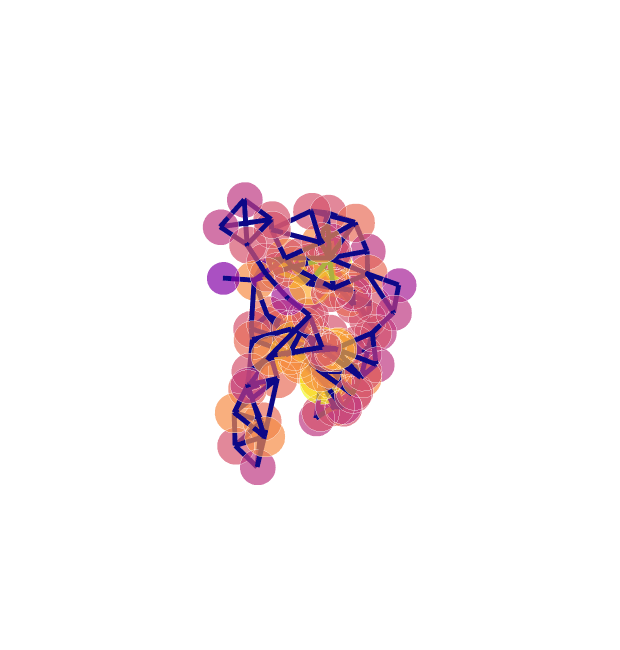

The code cell stored with this chart in its notebook:
### Code cell
#NBVAL_SKIP
# Quickly visualise a protein to see what the config looks like in practice
gp.plotly_protein_structure_graph(gp.construct_graph(pdb_code="1lds", config=graphein_config))

### Figure 1 — Plotly figure (JSON) as saved in the notebook; plotly's stock layout.template omitted (floating-point values rounded to 4 significant figures; data arrays with more than 128 entries replaced by an {"elided": "..."} marker saying what was removed)
{"data": [{"hoverinfo": "text+x+y+z", "marker": {"color": {"elided": "97x4 float values"}, "opacity": 0.7, "size": [23, 24, 26, 26, 26, 28, 26, 26, 26, 27, 26, 27, 26, 27, 27, 26, 25, 28, 28, 25, 27, 28, 29, 27, 29, 28, 28, 29, 28, 28, 30, 29, 26, 25, 25, 26, 26, 26, 26, 27, 31, 28, 26, 26, 27, 25, 27, 24, 25, 26, 25, 28, 26, 26, 26, 26, 27, 25, 26, 25, 26, 31, 28, 30, 28, 28, 28, 27, 29, 26, 26, 24, 24, 26, 25, 25, 26, 26, 28, 29, 29, 28, 28, 27, 27, 25, 26, 27, 24, 25, 26, 26, 26, 26, 26, 28, 23], "symbol": "circle"}, "mode": "markers", "text": ["A:MET:0", "A:ILE:1", "A:GLN:2", "A:ARG:3", "A:THR:4", "A:PRO:5", "A:LYS:6", "A:ILE:7", "A:GLN:8", "A:VAL:9", "A:TYR:10", "A:SER:11", "A:ARG:12", "A:HIS:13", "A:PRO:14", "A:ALA:15", "A:GLU:16", "A:ASN:17", "A:GLY:18", "A:LYS:19", "A:SER:20", "A:ASN:21", "A:PHE:22", "A:LEU:23", "A:ASN:24", "A:CYS:25", "A:TYR:26", "A:VAL:27", "A:SER:28", "A:GLY:29", "A:PHE:30", "A:HIS:31", "A:PRO:32", "A:SER:33", "A:ASP:34", "A:ILE:35", "A:GLU:36", "A:VAL:37", "A:ASP:38", "A:LEU:39", "A:LEU:40", "A:LYS:41", "A:ASN:42", "A:GLY:43", "A:GLU:44", "A:ARG:45", "A:ILE:46", "A:GLU:47", "A:LYS:48", "A:VAL:49", "A:GLU:50", "A:HIS:51", "A:SER:52", "A:ASP:53", "A:LEU:54", "A:SER:55", "A:PHE:56", "A:SER:57", "A:LYS:58", "A:ASP:59", "A:TRP:60", "A:SER:61", "A:PHE:62", "A:TYR:63", "A:LEU:64", "A:LEU:65", "A:TYR:66", "A:TYR:67", "A:THR:68", "A:GLU:69", "A:PHE:70", "A:THR:71", "A:PRO:72", "A:THR:73", "A:GLU:74", "A:LYS:75", "A:ASP:76", "A:GLU:77", "A:TYR:78", "A:ALA:79", "A:CYS:80", "A:ARG:81", "A:VAL:82", "A:ASN:83", "A:HIS:84", "A:VAL:85", "A:THR:86", "A:LEU:87", "A:SER:88", "A:GLN:89", "A:PRO:90", "A:LYS:91", "A:ILE:92", "A:VAL:93", "A:LYS:94", "A:TRP:95", "A:ASP:96"], "type": "scatter3d", "x": [14.65, 17.8, 18.96, 22.41, 23.51, 26.43, 29.9, 31.07, 34.69, 35.89, 39.5, 41.71, 44.07, 46.68, 46.99, 50.61, 50.84, 49.77, 50.77, 49.61, 46.01, 44.01, 40.71, 38.02, 36.6, 33.49, 33.5, 30.07, 30.29, 28.31, 24.85, 21.44, 19.05, 20.95, 18.71, 20.83, 21.64, 25.21, 26.71, 30.11, 29.88, 32.06, 31.28, 27.84, 27.07, 26.45, 29.16, 27.23, 30.18, 31.34, 33.24, 33.22, 30.49, 31.39, 28.84, 29.43, 28.21, 29.87, 27.1, 23.78, 22.83, 25.98, 26.62, 29.65, 29.92, 33.06, 32.04, 34.94, 36.1, 39.11, 39.3, 41.69, 41.26, 42.43, 42.92, 39.8, 37.29, 35.45, 34.61, 32.24, 30.06, 26.29, 24.44, 20.71, 19.56, 16.48, 18.55, 19.33, 16.43, 18.4, 21.02, 24.48, 27.27, 30.84, 33.45, 36.73, 39.66], "y": [-7.671, -8.707, -8.432, -9.14, -9.154, -6.794, -8.041, -6.173, -5.549, -3.508, -2.369, 0.548, 2.645, 5.359, 7.932, 7.782, 11.59, 11.73, 8.468, 9.504, 9.672, 6.435, 5.815, 3.226, 1.859, -0.105, -1.233, -2.484, -3.969, -5.448, -4.887, -4.282, -2.591, 0.551, 1.317, 0.703, 1.846, 1.697, 2.699, 2.47, 1.45, 2.065, -0.268, -0.895, 2.818, 4.425, 6.877, 10.01, 11.73, 9.87, 12.22, 10.12, 8.199, 7.439, 5.619, 4.28, 1.561, -0.587, -2.404, -0.578, -3.247, -3.311, -0.666, 0.026, 2.139, 3.17, 4.578, 5.823, 8.436, 9.212, 7.533, 6.777, 3.13, 1.75, -1.912, -1.574, -0.309, -2.48, -1.212, -2.595, -1.85, -2.393, -2.824, -3.034, -4.082, -5.815, -8.981, -9.083, -10.16, -8.874, -6.109, -7.525, -6.499, -7.076, -6.389, -4.642, -6.994], "z": [-8.841, -7.032, -3.443, -2.074, 1.55, 2.192, 3.044, 6.162, 7.149, 10.12, 10.33, 11.32, 9.183, 9.801, 7.003, 5.826, 5.761, 9.418, 11.1, 14.57, 13.36, 13.44, 11.64, 12.34, 9.076, 8.179, 4.562, 3.48, -0.006, -2.879, -1.442, -3.032, -2.672, -1.677, 1.33, 4.405, 7.942, 9.218, 12.55, 14.18, 17.84, 20.87, 23.76, 22.3, 22.0, 18.61, 17.54, 16.56, 14.89, 11.78, 9.463, 6.291, 4.466, 0.843, -1.315, -4.821, -7.167, -9.84, -11.69, -11.29, -8.741, -6.608, -3.949, -1.768, 1.363, 3.228, 6.615, 8.734, 11.22, 13.4, 16.8, 19.67, 20.75, 24.09, 25.01, 27.17, 24.59, 22.08, 18.6, 16.0, 13.0, 13.03, 9.757, 9.019, 5.539, 4.138, 3.655, 7.395, 9.616, 12.6, 12.55, 11.92, 14.26, 13.16, 15.81, 15.1, 15.63]}, {"hoverinfo": "text", "line": {"color": {"elided": "963x4 float values"}, "width": 10}, "mode": "lines", "text": {"elided": "963 str values"}, "type": "scatter3d", "x": {"elided": "963 float values"}, "y": {"elided": "963 float values"}, "z": {"elided": "963 float values"}}], "layout": {"height": 650, "margin": {"t": 100}, "scene": {"xaxis": {"showbackground": false, "showgrid": false, "showline": false, "showticklabels": false, "title": {"text": ""}, "zeroline": false}, "yaxis": {"showbackground": false, "showgrid": false, "showline": false, "showticklabels": false, "title": {"text": ""}, "zeroline": false}, "zaxis": {"showbackground": false, "showgrid": false, "showline": false, "showticklabels": false, "title": {"text": ""}, "zeroline": false}}, "showlegend": false, "width": 620}}
